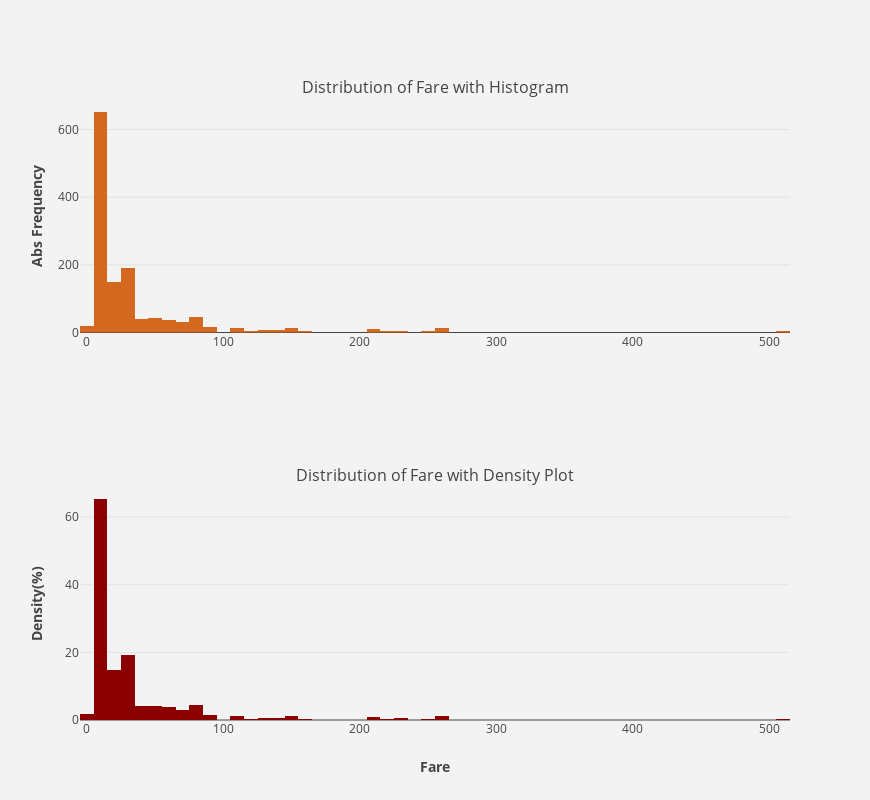

This figure's notebook cell:
### Markdown cell above
### 4.2.1 Fare <a id="4.2.1"></a>

### Code cell
'''Plot histogram and density plot of Fare.'''
plotHistogram(merged.Fare)

### Figure 1 — Plotly figure (JSON) as saved in the notebook; plotly's stock layout.template omitted (floating-point values rounded to 4 significant figures; data arrays with more than 128 entries replaced by an {"elided": "..."} marker saying what was removed)
{"data": [{"hoverinfo": "x+y", "marker": {"color": "chocolate"}, "type": "histogram", "uid": "bc3aa1c7-981c-4809-84a2-f1ba2791c423", "x": {"elided": "1309 float values"}, "xaxis": "x", "yaxis": "y"}, {"histnorm": "density", "hoverinfo": "x+y", "marker": {"color": "darkred"}, "type": "histogram", "uid": "9a9766ad-fd85-416b-8d7c-232da04efcf6", "x": {"elided": "1309 float values"}, "xaxis": "x2", "yaxis": "y2"}], "layout": {"annotations": [{"font": {"size": 16}, "showarrow": false, "text": "Distribution of Fare with Histogram", "x": 0.5, "xanchor": "center", "xref": "paper", "y": 1.0, "yanchor": "bottom", "yref": "paper"}, {"font": {"size": 16}, "showarrow": false, "text": "Distribution of Fare with Density Plot", "x": 0.5, "xanchor": "center", "xref": "paper", "y": 0.375, "yanchor": "bottom", "yref": "paper"}], "height": 800, "hovermode": "closest", "paper_bgcolor": "rgb(243, 243, 243)", "plot_bgcolor": "rgb(243, 243, 243)", "showlegend": false, "width": 870, "xaxis": {"anchor": "y", "domain": [0.0, 1.0]}, "xaxis2": {"anchor": "y2", "domain": [0.0, 1.0], "title": {"text": "<b>Fare</b>"}}, "yaxis": {"anchor": "x", "domain": [0.625, 1.0], "title": {"text": "<b>Abs Frequency</b>"}}, "yaxis2": {"anchor": "x2", "domain": [0.0, 0.375], "title": {"text": "<b>Density(%)</b>"}}}}
